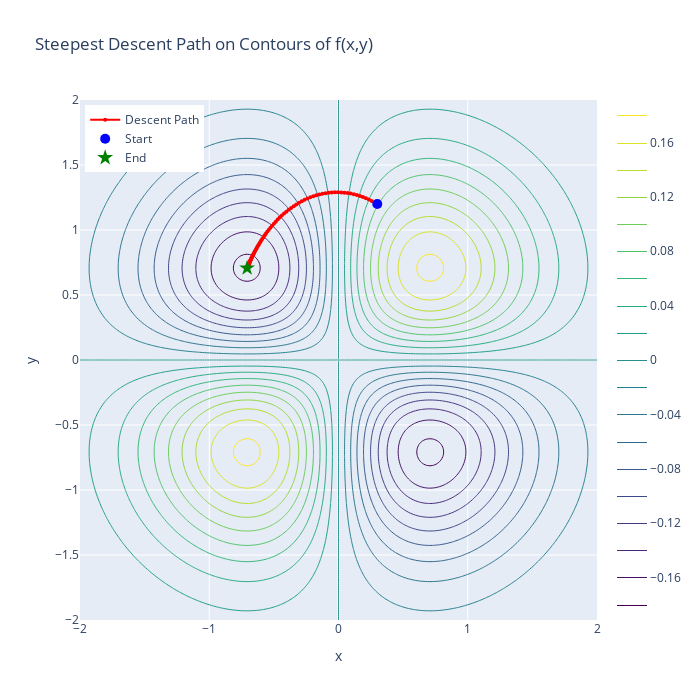
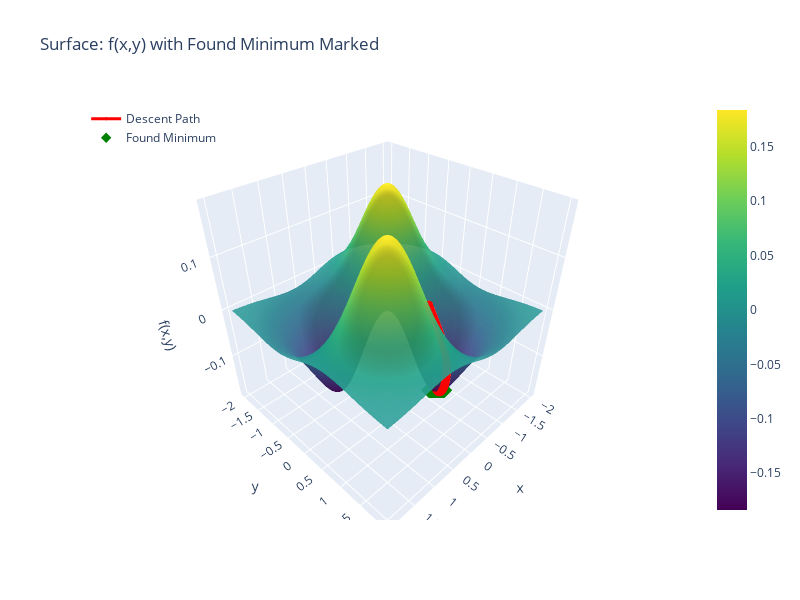

The notebook cell these images were saved under, in order:
### Markdown cell above
# c) Create a Python routine considering the  `initial error value` equal to 
$$ error = 1\quad  (\text{eps} = 1),$$ 
and run the loop while 
$$\text{error} > 0.00001.$$  
# d) After running the routine from item (c), plot the function and the minimum point found.

### Code cell
# Step 4 — Python routine: run steepest descent until error <= 1e-5, track path, and plot (using plotly)
import numpy as np
import pandas as pd
import plotly.graph_objects as go
import plotly.express as px

# Function and gradient
def f(x, y):
    return x*y*np.exp(-(x**2 + y**2))

def grad_f(x, y):
    r2 = x**2 + y**2
    ex = np.exp(-r2)
    dfx = y * ex * (1 - 2*x**2)
    dfy = x * ex * (1 - 2*y**2)
    return np.array([dfx, dfy])

# Parameters
lam = 0.1           # fixed step size
tol = 1e-5          # stopping tolerance
x, y = 0.3, 1.2     # initial point
eps = 1.0           # initial error as requested
max_iter = 1_000_000 # robust cap

# Storage for path
xs = [x]
ys = [y]
fs = [f(x, y)]
grad_norms = [np.linalg.norm(grad_f(x, y))]
errs = []

# Iteration
k = 0
while eps > tol and k < max_iter:
    g = grad_f(x, y)
    step = lam * g
    x_new = x - step[0]
    y_new = y - step[1]
    eps = np.linalg.norm([x_new - x, y_new - y])  # error = parameter change magnitude
    x, y = x_new, y_new
    xs.append(x)
    ys.append(y)
    fs.append(f(x, y))
    grad_norms.append(np.linalg.norm(grad_f(x, y)))
    errs.append(eps)
    k += 1

final_point = (x, y)
final_value = f(x, y)
final_grad_norm = np.linalg.norm(grad_f(x, y))

# Build iteration table
data = {
    "iter": np.arange(len(xs)),
    "x": xs,
    "y": ys,
    "f(x,y)": fs,
}
# pad errs to match length (first iter has no eps defined)
eps_series = [np.nan] + errs
grad_series = grad_norms
data["||grad||"] = grad_series
data["eps (=||Δθ||)"] = eps_series
df = pd.DataFrame(data)

# Show a preview table to the user (using display if available, else print)
try:
    from IPython.display import display
    display(df.head(10))
except ImportError:
    print(df.head(10))

# ===== Plot A: Contour with full path (Plotly) =====
xs_grid = np.linspace(-2, 2, 300)
ys_grid = np.linspace(-2, 2, 300)
X, Y = np.meshgrid(xs_grid, ys_grid)
Z = f(X, Y)

# Create contour plot
contour = go.Contour(
    z=Z,
    x=xs_grid,
    y=ys_grid,
    ncontours=30,
    colorscale='Viridis',
    showscale=True,
    contours_coloring='lines',
    line_width=1,
    name='Contours'
)

# Path trace
path_trace = go.Scatter(
    x=xs,
    y=ys,
    mode='lines+markers',
    marker=dict(size=4, color='red'),
    line=dict(color='red', width=2),
    name='Descent Path'
)

# Start and end points
start_point = go.Scatter(
    x=[xs[0]],
    y=[ys[0]],
    mode='markers',
    marker=dict(size=10, color='blue', symbol='circle'),
    name='Start'
)
end_point = go.Scatter(
    x=[xs[-1]],
    y=[ys[-1]],
    mode='markers',
    marker=dict(size=12, color='green', symbol='star'),
    name='End'
)

fig_contour = go.Figure(data=[contour, path_trace, start_point, end_point])
fig_contour.update_layout(
    title="Steepest Descent Path on Contours of f(x,y)",
    xaxis_title="x",
    yaxis_title="y",
    width=700,
    height=700,
    legend=dict(x=0.01, y=0.99)
)
fig_contour.show()

# ===== Plot B: 3D surface with final point (Plotly) =====
surface = go.Surface(
    x=xs_grid,
    y=ys_grid,
    z=Z,
    colorscale='Viridis',
    opacity=0.9,
    showscale=True,
    name='f(x,y)'
)

# Path in 3D
path3d = go.Scatter3d(
    x=xs,
    y=ys,
    z=fs,
    mode='lines+markers',
    marker=dict(size=3, color='red'),
    line=dict(color='red', width=3),
    name='Descent Path'
)

# Final point in 3D
final3d = go.Scatter3d(
    x=[xs[-1]],
    y=[ys[-1]],
    z=[fs[-1]],
    mode='markers',
    marker=dict(size=8, color='green', symbol='diamond'),
    name='Found Minimum'
)

fig_surface = go.Figure(data=[surface, path3d, final3d])
fig_surface.update_layout(
    title="Surface: f(x,y) with Found Minimum Marked",
    scene=dict(
        xaxis_title='x',
        yaxis_title='y',
        zaxis_title='f(x,y)',
        aspectmode='cube'
    ),
    width=800,
    height=600,
    legend=dict(x=0.01, y=0.99)
)
fig_surface.show()

final_point, final_value, final_grad_norm, k

### Figure 1 — Plotly figure (JSON) as saved in the notebook; plotly's stock layout.template omitted (floating-point values rounded to 4 significant figures; data arrays with more than 128 entries replaced by an {"elided": "..."} marker saying what was removed)
{"data": [{"colorscale": [[0, "#440154"], [0.1111, "#482878"], [0.2222, "#3e4989"], [0.3333, "#31688e"], [0.4444, "#26828e"], [0.5556, "#1f9e89"], [0.6667, "#35b779"], [0.7778, "#6ece58"], [0.8889, "#b5de2b"], [1, "#fde725"]], "contours": {"coloring": "lines"}, "line": {"width": 1}, "name": "Contours", "ncontours": 30, "showscale": true, "type": "contour", "x": {"elided": "300 float values"}, "y": {"elided": "300 float values"}, "z": {"elided": "300x300 float values"}}, {"line": {"color": "red", "width": 2}, "marker": {"color": "red", "size": 4}, "mode": "lines+markers", "name": "Descent Path", "type": "scatter", "x": {"elided": "149 float values"}, "y": {"elided": "149 float values"}}, {"marker": {"color": "blue", "size": 10, "symbol": "circle"}, "mode": "markers", "name": "Start", "type": "scatter", "x": [0.3], "y": [1.2]}, {"marker": {"color": "green", "size": 12, "symbol": "star"}, "mode": "markers", "name": "End", "type": "scatter", "x": [-0.7071], "y": [0.7072]}], "layout": {"height": 700, "legend": {"x": 0.01, "y": 0.99}, "title": {"text": "Steepest Descent Path on Contours of f(x,y)"}, "width": 700, "xaxis": {"title": {"text": "x"}}, "yaxis": {"title": {"text": "y"}}}}

### Figure 2 — Plotly figure (JSON) as saved in the notebook; plotly's stock layout.template omitted (floating-point values rounded to 4 significant figures; data arrays with more than 128 entries replaced by an {"elided": "..."} marker saying what was removed)
{"data": [{"colorscale": [[0, "#440154"], [0.1111, "#482878"], [0.2222, "#3e4989"], [0.3333, "#31688e"], [0.4444, "#26828e"], [0.5556, "#1f9e89"], [0.6667, "#35b779"], [0.7778, "#6ece58"], [0.8889, "#b5de2b"], [1, "#fde725"]], "name": "f(x,y)", "opacity": 0.9, "showscale": true, "type": "surface", "x": {"elided": "300 float values"}, "y": {"elided": "300 float values"}, "z": {"elided": "300x300 float values"}}, {"line": {"color": "red", "width": 3}, "marker": {"color": "red", "size": 3}, "mode": "lines+markers", "name": "Descent Path", "type": "scatter3d", "x": {"elided": "149 float values"}, "y": {"elided": "149 float values"}, "z": {"elided": "149 float values"}}, {"marker": {"color": "green", "size": 8, "symbol": "diamond"}, "mode": "markers", "name": "Found Minimum", "type": "scatter3d", "x": [-0.7071], "y": [0.7072], "z": [-0.1839]}], "layout": {"height": 600, "legend": {"x": 0.01, "y": 0.99}, "scene": {"aspectmode": "cube", "xaxis": {"title": {"text": "x"}}, "yaxis": {"title": {"text": "y"}}, "zaxis": {"title": {"text": "f(x,y)"}}}, "title": {"text": "Surface: f(x,y) with Found Minimum Marked"}, "width": 800}}
